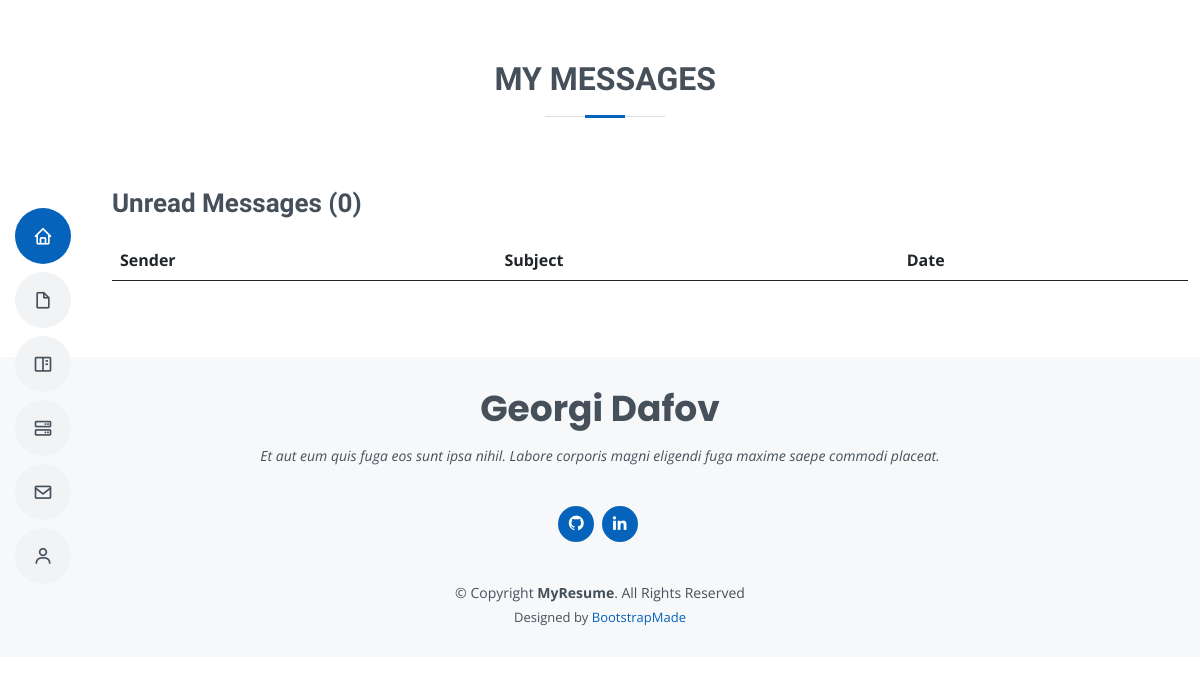
Before: /contact/inbox/ with the older database file.
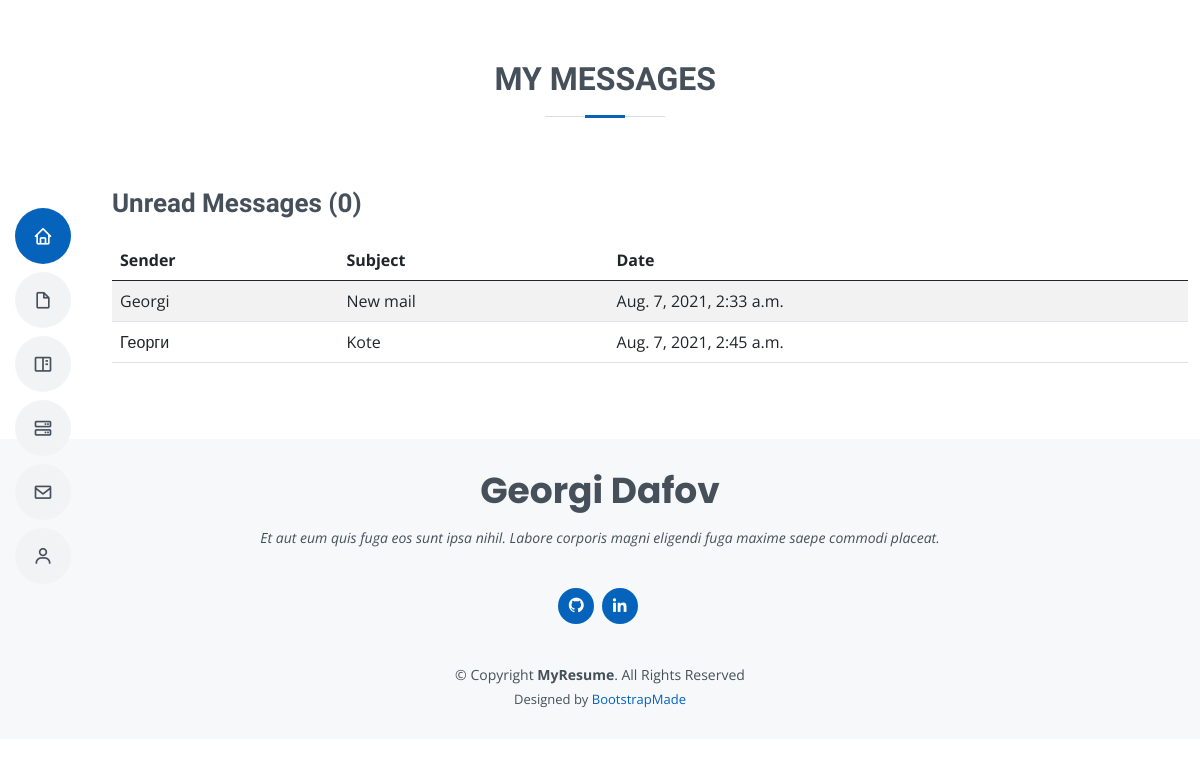
After: the same page with the newer database file.
### portfolio/contact/models.py (models this page shows, shortened)
class Message(models.Model):
    name = models.CharField(max_length=200, null=True)
    email = models.EmailField(max_length=30,null=True)
    subject = models.CharField(max_length=50,null=True)
    body = models.TextField()
    is_read = models.BooleanField(default=False)
    created = models.DateTimeField(auto_now_add=True)
    id = models.UUIDField(default=uuid.uuid4, unique=True, primary_key=True, editable=False)

### portfolio/contact/views.py (the view)
# urls.py: path('inbox/', views.inbox_page, name='inbox'),
def inbox_page(request):
    inbox = Message.objects.all().order_by('is_read')
    unread_count = Message.objects.filter(is_read=False).count()
    context = {
        'inbox': inbox,
        'unread_count': unread_count
        }
    return render(request, 'inbox.html', context)

### templates/inbox.html
{% extends 'index.html' %}
{% load static %}
{% block inbox %}
<section id="inbox" class="inbox">
    <div class="container" data-aos="fade-up">
    <div class="section-title col-lg-11">
      <h2>My Messages</h2>
    </div>
    <div class="row">
        <div class="col-lg-12">
            <h3 class="inbox-title">Unread Messages ({{unread_count}})</h3>
            <table class="table table-hover table-striped">
                <thead>
                    <tr>
                        <th scope="col">Sender</th>
                        <th scope="col">Subject</th>
                        <th scope="col">Date</th>
                    </tr>
                </thead>
                <tbody>
                    {% for message in inbox %}
                    {% if message.is_read %}
                    <tr>
                        {% else %}
                    <tr style="font-weight: 900;">
                        {% endif %}
                        <td> {{ message.name }}</td>
                        <td> {{ message.subject }}</td>
                        <td> {{ message.created }}</td>
                    </tr>
                    {% endfor %}
                </tbody>
            </table>
        </div>
    </div>
    </div>
</section>
{% endblock inbox %}

### templates/index.html (shortened to what this page needs)
{% load static %}
<!DOCTYPE html>
<html lang="en">
<head>
  <link href="{% static '/vendor/aos/aos.css' %}" rel="stylesheet">
  <link href="{% static '/vendor/bootstrap/css/bootstrap.min.css' %}" rel="stylesheet">
  <link href="{% static '/vendor/bootstrap-icons/bootstrap-icons.css' %}" rel="stylesheet">
  <link href="{% static '/vendor/boxicons/css/boxicons.min.css' %}" rel="stylesheet">
  <link href="{% static '/vendor/glightbox/css/glightbox.min.css' %}" rel="stylesheet">
  <link href="{% static '/vendor/swiper/swiper-bundle.min.css' %}" rel="stylesheet">
  <link href="{% static '/css/style.css' %}" rel="stylesheet">
</head>
<body>
  <header id="header" class="d-flex flex-column justify-content-center">
    <nav id="navbar" class="navbar nav-menu">
      <ul>
        <li><a href="{% url 'hero' %}" class="#hero nav-link scrollto active"><i class="bx bx-home"></i> <span>Home</span></a></li>
        <li><a href="{% url 'resume' %}" class="#resume nav-link scrollto"><i class="bx bx-file-blank"></i> <span>Resume</span></a></li>
        <li><a href="#portfolio" class="nav-link scrollto"><i class="bx bx-book-content"></i> <span>Portfolio</span></a></li>
        <li><a href="#services" class="nav-link scrollto"><i class="bx bx-server"></i> <span>Services</span></a></li>
        <li><a href="{% url 'contact' %}" class="nav-link scrollto"><i class="bx bx-envelope"></i> <span>Contact</span></a></li>
        <li><a href="#register" class="nav-link scrollto"><i class="bx bx-user"></i> <span>Sign In</span></a></li>
      </ul>
    </nav>
  </header>
  <main id="main">
    {% block inbox %}
    {% endblock inbox %}
  </main>
  <footer id="footer">
    <div class="container">
      <h3>Georgi Dafov</h3>
      <p>Et aut eum quis fuga eos sunt ipsa nihil. Labore corporis magni eligendi fuga maxime saepe commodi placeat.</p>
      <div class="social-links">
        <a href="https://github.com/Dafov" class="github"><i class="bx bxl-github"></i></a>
        <a href="https://www.linkedin.com/in/georgi-dafov/" class="linkedin"><i class="bx bxl-linkedin"></i></a>
      </div>
      <div class="copyright">
        &copy; Copyright <strong><span>MyResume</span></strong>. All Rights Reserved
      </div>
      <div class="credits">
        Designed by <a href="https://bootstrapmade.com/">BootstrapMade</a>
      </div>
    </div>
  </footer>
</body>
</html>

### assets/css/style.css (style rules this page uses)
body { font-family: "Open Sans", sans-serif; color: #272829; }
a { color: #0563bb; text-decoration: none; }
h1, h2, h3, h4, h5, h6 { font-family: "Raleway", sans-serif; }
#header { position: fixed; top: 0; left: 0; bottom: 0; z-index: 9997; transition: all 0.5s; padding: 15px; overflow-y: auto; }
@media (min-width: 992px) { #main { margin-left: 100px; } }
.nav-menu { padding: 0; display: block; }
.nav-menu * { margin: 0; padding: 0; list-style: none; }
.nav-menu > ul > li { position: relative; white-space: nowrap; }
.nav-menu a, .nav-menu a:focus { display: flex; align-items: center; color: #45505b; padding: 10px 18px; margin-bottom: 8px; transition: 0.3s; font-size: 15px; border-radius: 50px; background: #f2f3f5; height: 56px; width: 100%; overflow: hidden; transition: 0.3s; }
.nav-menu a i, .nav-menu a:focus i { font-size: 20px; }
@media (min-width: 992px) { .nav-menu a, .nav-menu a:focus { width: 56px; } }
.nav-menu a:hover, .nav-menu .active, .nav-menu .active:focus, .nav-menu li:hover > a { color: #fff; background: #0563bb; }
section { padding: 60px 0; overflow: hidden; }
.section-title { text-align: center; padding-bottom: 30px; }
.section-title h2 { font-size: 32px; font-weight: bold; text-transform: uppercase; margin-bottom: 20px; padding-bottom: 20px; position: relative; color: #45505b; }
.section-title h2::before { content: ''; position: absolute; display: block; width: 120px; height: 1px; background: #ddd; bottom: 1px; left: calc(50% - 60px); }
.section-title h2::after { content: ''; position: absolute; display: block; width: 40px; height: 3px; background: #0563bb; bottom: 0; left: calc(50% - 20px); }
.inbox .inbox-title { font-size: 26px; font-weight: 700; margin-top: 20px; margin-bottom: 20px; color: #45505b; }
#footer { background: #f7f8f9; color: #45505b; font-size: 14px; text-align: center; padding: 30px 0; }
#footer h3 { font-size: 36px; font-weight: 700; position: relative; font-family: "Poppins", sans-serif; padding: 0; margin: 0 0 15px 0; }
#footer p { font-size: 15; font-style: italic; padding: 0; margin: 0 0 40px 0; }
#footer .social-links { margin: 0 0 40px 0; }
#footer .social-links a { font-size: 18px; display: inline-block; background: #0563bb; color: #fff; line-height: 1; padding: 8px 0; margin-right: 4px; border-radius: 50%; text-align: center; width: 36px; height: 36px; transition: 0.3s; }
#footer .copyright { margin: 0 0 5px 0; }
#footer .credits { font-size: 13px; }

Changed rows visible on the page:
added Message: name "Georgi", subject "New mail", created "Aug. 7, 2021, 2:33 a.m."
added Message: name "Георги", subject "Kote", created "Aug. 7, 2021, 2:45 a.m."
